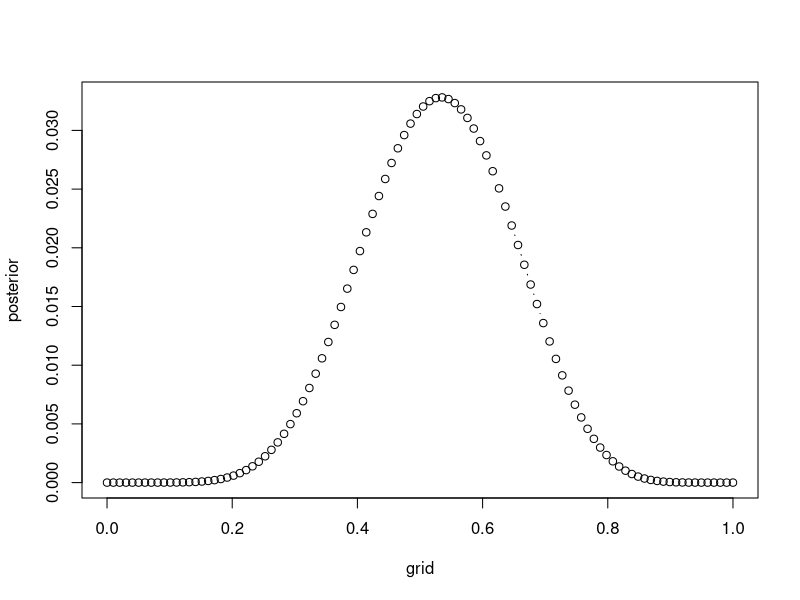
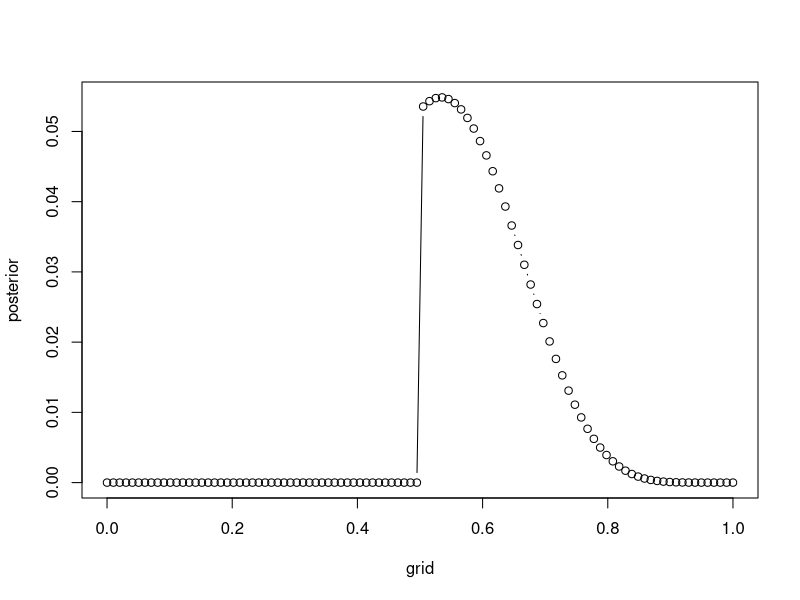
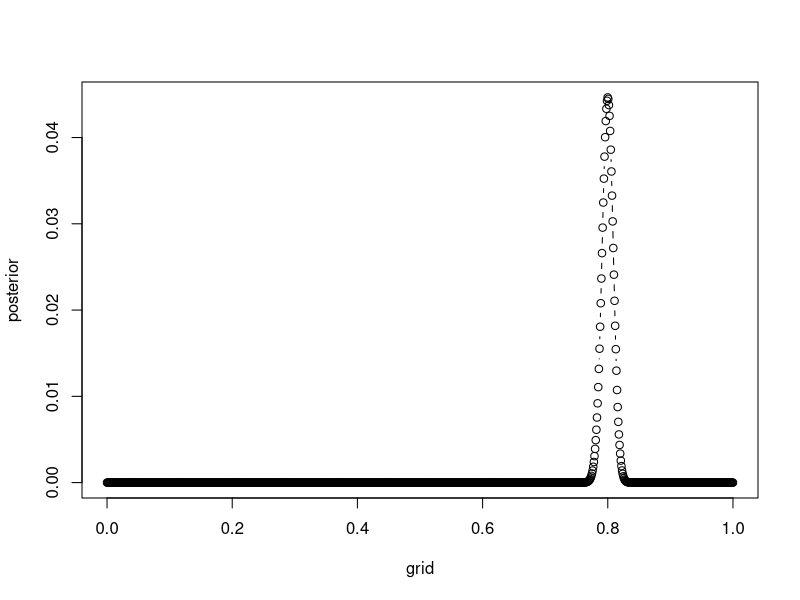

These charts were generated, in order, by the following R code:
###################################
#       Problem 1                 #
###################################


# So, let's try grid with 100 points
grid <- seq(0,1,length.out=100)

# Then compute value of prior
prior <- rep(1, 100)

# calculate likelihood using binomial model, calculate prob at each grid point to find 
# an approximation of the likelihood function
likelihood <- dbinom(8,15, grid)

# calculate posterior 
posterior_unstd <- likelihood * prior

posterior <- posterior_unstd / sum(posterior_unstd)

plot(grid, posterior, type="b")



###########################################
#               Problem 2                 #
###########################################



# So, let's try grid with 100 points
grid <- seq(0,1,length.out=100)

# Then compute value of prior
prior <- ifelse(grid > 0.5, 2, 0)

# calculate likelihood using binomial model, calculate prob at each grid point to find 
# an approximation of the likelihood function
likelihood <- dbinom(8,15, grid)

# calculate posterior 
posterior_unstd <- likelihood * prior

posterior <- posterior_unstd / sum(posterior_unstd)

plot(grid, posterior, type="b")


##################################################
#                Problem 3                       #
##################################################




# So, let's try grid with 100 points
grid <- seq(0,1,length.out=1000)

# Then compute value of prior
prior <- ifelse(grid > 0.5, 2, 0)

# calculate likelihood using binomial model, calculate prob at each grid point to find 
# an approximation of the likelihood function
likelihood <- dbinom(1600,2000, grid)

# calculate posterior 
posterior_unstd <- likelihood * prior

posterior <- posterior_unstd / sum(posterior_unstd)

plot(grid, posterior, type="b")


